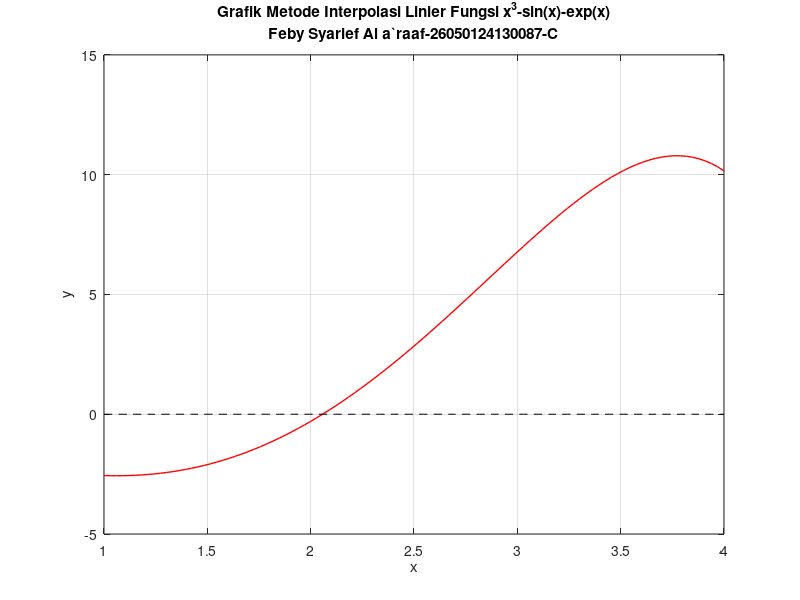

Write the MATLAB code that produced this figure. (Note: this script raises an error after producing the figure.)
figure
x = linspace(1,4,100);
fx = x.^3 - sin(x) - exp(x);
plot(x,fx,'r','LineWidth', 1)
hold on
plot(x,zeros(size(x)),'k--')
grid on
xlabel('x')
ylabel('y')
title({'Grafik Metode Interpolasi Linier Fungsi x^3-sin(x)-exp(x)';'Feby Syarief Al a`raaf-26050124130087-C'})

iterasi = 0;

xn = 1;
xn1 = 4;
[fxn, fxn1] = interpolasi_linier(xn, xn1);

if (fxn * fxn1) >= 0
    disp('Akar persamaan tidak berada di range tersebut');
    disp('Ganti range-nya!');
else
    fprintf('\n%-10s %-12s %-12s %-12s %-12s %-12s\n', ...
        'Iterasi', 'Xn', 'Xn1', 'X*', 'f(X*)', 'Error');
    fprintf('%-10s %-12s %-12s %-12s %-12s %-12s\n', ...
        '---------', '----------', '----------', '----------', '----------', '----------');
end

Ea_max = 10e-4; % Batas toleransi
maks_iterasi = 100; % Batas iterasi maksimum untuk mencegah infinite loop

while (fxn * fxn1) < 0 && iterasi < maks_iterasi
    iterasi = iterasi + 1;
    
    % Rumus interpolasi linier (false position)
    % X* = Xn - (f(Xn) / (f(Xn1) - f(Xn))) * (Xn1 - Xn)
    xt = xn - (fxn * (xn1 - xn)) / (fxn1 - fxn);
    [fxt] = interpolasi_tengah(xt);
    
    % Hitung error (dapat menggunakan selisih dengan iterasi sebelumnya)
    if iterasi > 1
        error = abs(xt - xt_prev);
    else
        error = NaN;
    end
    
    fprintf('%-10d %-12.6f %-12.6f %-12.6f %-12.6f %-12.6f\n', ...
        iterasi, xn, xn1, xt, fxt, error);

    % Cek jika f(X*) = 0
    if fxt == 0
        akar = xt;
        fprintf('\nAkar eksak ditemukan!\n');
        fprintf('Jumlah iterasi = %i \n', iterasi);
        fprintf('Nilai f(xt) = %.6f \n', fxt);
        fprintf('Akar persamaan = %.6f \n', akar);
        
        plot(akar, 0, 'bx', 'MarkerSize', 10, 'LineWidth', 2);
        legend('f(x)', 'y=0', 'Akar Persamaan', 'Location', 'best');
        return
    end
    
    % Hitung C = f(Xn) * f(X*)
    C = fxn * fxt;
    
    % Cek toleransi error
    if iterasi > 1 && error <= Ea_max
        akar = xt;
        fprintf('\nKonvergensi tercapai!\n');
        fprintf('Jumlah iterasi = %i \n', iterasi);
        fprintf('Nilai f(xt) = %.6f \n', fxt);
        fprintf('Error = %.6f \n', error);
        fprintf('Akar persamaan = %.6f \n', akar);
        
        plot(akar, 0, 'bx', 'MarkerSize', 10, 'LineWidth', 2);
        legend('f(x)', 'y=0', 'Akar Persamaan', 'Location', 'best');
        return
    end
    
    % Update interval berdasarkan nilai C
    if C < 0
        xn1 = xt;
        fxn1 = fxt;
    else
        xn = xt;
        fxn = fxt;
    end
    
    xt_prev = xt; % Simpan nilai untuk perhitungan error iterasi berikutnya
end

if iterasi >= maks_iterasi
    fprintf('\nMaksimum iterasi tercapai tanpa konvergensi\n');
    fprintf('Nilai terakhir X* = %.6f dengan f(X*) = %.6f\n', xt, fxt);
    
    plot(xt, 0, 'bx', 'MarkerSize', 10, 'LineWidth', 2);
    legend('f(x)', 'y=0', 'Pendekatan Akhir', 'Location', 'best');
end

function [fa, fb] = interpolasi_linier(xn, xn1)
fa = (xn)^3 - sin(xn) - exp(xn);
fb = (xn1)^3 - sin(xn1) - exp(xn1);
end

function [ft] = interpolasi_tengah(xt)
ft = (xt)^3 - sin(xt) - exp(xt);
end
